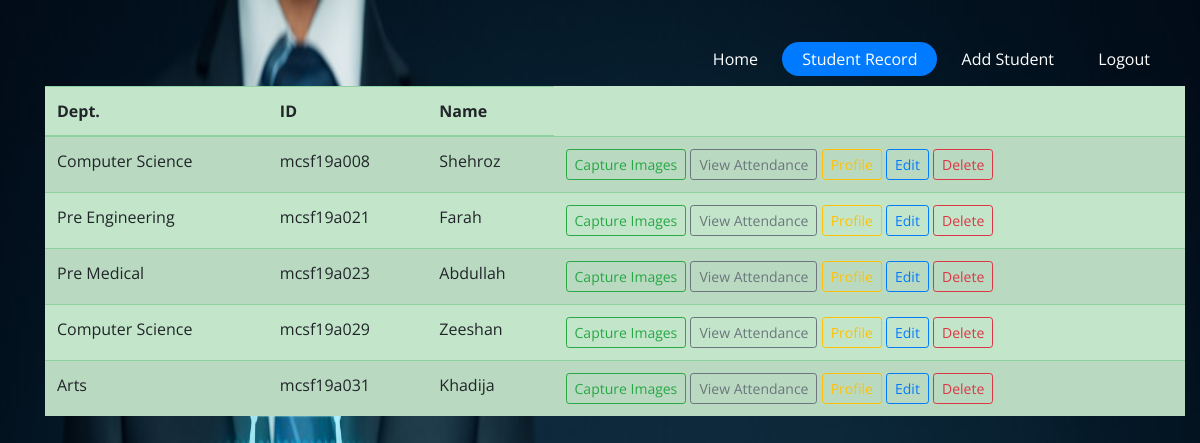
The page /record on the database its author committed.
### FaceRecognition/models.py (models this page shows)
class student(models.Model):
    name = models.CharField(max_length=30)
    fathername = models.CharField(max_length=30)
    address = models.CharField(max_length=70)
    gender = models.CharField(max_length=20)
    department = models.CharField(max_length=50)
    section = models.CharField(max_length=10)
    birthdate = models.DateField()
    id = models.CharField(max_length=50, primary_key=True, unique=True)
    email = models.EmailField(unique=True)

### FaceRecognition/views.py (the view)
# urls.py: path('record', views.record, name='record'),
def record(request):
    data = models.student.objects.all()
    return render(request, 'record.html', {"record": data})

### templates/record.html (shortened to what this page needs)
<!doctype html>
<html lang="en">
{% load static %}
  <head>
    <link rel="stylesheet" href="{%static 'nevbar/fonts/icomoon/style.css' %}">
    <link rel="stylesheet" href="{%static 'nevbar/css/owl.carousel.min.css' %}">
    <link rel="stylesheet" href="{%static 'nevbar/css/bootstrap.min.css' %}">
    <link rel="stylesheet" href="{%static 'nevbar/css/style.css' %}">
  </head>
  <body>
  <div class="container-fluid" style="background-image: url('');">
    <header class="site-navbar" role="banner">
      <div class="container">
        <div class="row align-items-center">
          <div class="col-12 col-md-10 d-none d-xl-block">
            <nav class="site-navigation position-relative text-right" role="navigation">
              <ul class="site-menu js-clone-nav mr-auto d-none d-lg-block">
                <li ><a href="/navbar"><span>Home</span></a></li>
                <li class="active"><a href="/record"><span>Student Record</span></a></li>
                  <li><a href="/addstudent"><span>Add Student</span></a></li>
                <li><a href="/contact"><span>Logout</span></a></li>
              </ul>
            </nav>
          </div>
          <table class="table table-success table-striped">
  <thead>
    <tr>
      <th scope="col">Dept.</th>
      <th scope="col">ID</th>
      <th scope="col">Name</th>
    </tr>
  </thead>
  <tbody>
  {% for r in record %}
      <td>{{r.department}}</td>
      <td>{{r.id}}</td>
      <td>{{r.name}}</td>
      <td>
          <a href="/captureimage/{{r.id}}/{{r.name}}" class="btn btn-outline-success btn-sm">Capture Images</a>
          <a href="/viewattendance/{{r.id}}" class="btn btn-outline-secondary btn-sm">View Attendance</a>
          <a href="/profile/{{r.id}}" class="btn btn-outline-warning btn-sm">Profile</a>
          <a href="/update/{{r.id}}" class="btn btn-outline-primary btn-sm">Edit</a>
          <a href="/delete/{{r.id}}/{{r.name}}" class="btn btn-outline-danger btn-sm">Delete</a>
      </td>
   {% endfor %}
  </tbody>
</table>
          </div>
        </div>
    </header>
  </div>
  </body>
</html>

### static/nevbar/css/style.css (style rules this page uses)
body { font-family: "Open Sans", -apple-system, BlinkMacSystemFont, "Segoe UI", Roboto, "Helvetica Neue", Arial, "Noto Sans", sans-serif, "Apple Color Emoji", "Segoe UI Emoji", "Segoe UI Symbol", "Noto Color Emoji"; background-color: #fff; height: 200vh; position: relative; }
body:before { content: ""; position: absolute; top: 0; left: 0; right: 0; bottom: 0; background: rgba(0, 0, 0, 0.5); -webkit-transition: .3s all ease; -o-transition: .3s all ease; transition: .3s all ease; opacity: 0; visibility: hidden; z-index: 1; }
a { -webkit-transition: .3s all ease; -o-transition: .3s all ease; transition: .3s all ease; }
a, a:hover { text-decoration: none !important; }
.site-navbar { margin-bottom: 0px; z-index: 1999; position: absolute; top: 2rem; width: 100%; }
.site-navbar .site-navigation .site-menu { margin-bottom: 0; }
.site-navbar .site-navigation .site-menu .active > a span { background: #007bff; color: #fff; border-radius: 30px; display: inline-block; padding: 5px 20px; }
.site-navbar .site-navigation .site-menu a { text-decoration: none !important; display: inline-block; }
.site-navbar .site-navigation .site-menu > li { display: inline-block; }
.site-navbar .site-navigation .site-menu > li > a { padding: 10px 0px; color: #fff; font-size: 16px; text-decoration: none !important; }
.site-navbar .site-navigation .site-menu > li > a > span { padding: 5px 20px; display: inline-block; -webkit-transition: .3s all ease; -o-transition: .3s all ease; transition: .3s all ease; border-radius: 30px; }

### rows shown on the page
student: department "Computer Science", id "mcsf19a008", name "Shehroz"
student: department "Pre Engineering", id "mcsf19a021", name "Farah"
student: department "Pre Medical", id "mcsf19a023", name "Abdullah"
student: department "Computer Science", id "mcsf19a029", name "Zeeshan"
student: department "Arts", id "mcsf19a031", name "Khadija"
